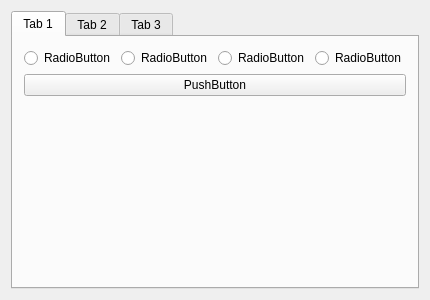
<?xml version="1.0" encoding="UTF-8"?>
<ui version="4.0">
 <class>Widget</class>
 <widget class="QWidget" name="Widget">
  <property name="geometry">
   <rect>
    <x>0</x>
    <y>0</y>
    <width>400</width>
    <height>300</height>
   </rect>
  </property>
  <property name="windowTitle">
   <string>Widget</string>
  </property>
  <layout class="QVBoxLayout" name="verticalLayout_2">
   <item>
    <widget class="QTabWidget" name="tabWidget">
     <property name="currentIndex">
      <number>0</number>
     </property>
     <widget class="QWidget" name="tab">
      <attribute name="title">
       <string>Tab 1</string>
      </attribute>
      <layout class="QVBoxLayout" name="verticalLayout_5">
       <item>
        <layout class="QVBoxLayout" name="verticalLayout_3">
         <item>
          <layout class="QHBoxLayout" name="horizontalLayout">
           <item>
            <widget class="QRadioButton" name="radioButton_4">
             <property name="text">
              <string>RadioButton</string>
             </property>
            </widget>
           </item>
           <item>
            <widget class="QRadioButton" name="radioButton_3">
             <property name="text">
              <string>RadioButton</string>
             </property>
            </widget>
           </item>
           <item>
            <widget class="QRadioButton" name="radioButton_2">
             <property name="text">
              <string>RadioButton</string>
             </property>
            </widget>
           </item>
           <item>
            <widget class="QRadioButton" name="radioButton">
             <property name="text">
              <string>RadioButton</string>
             </property>
            </widget>
           </item>
          </layout>
         </item>
         <item>
          <widget class="QPushButton" name="tab1Button">
           <property name="text">
            <string>PushButton</string>
           </property>
          </widget>
         </item>
         <item>
          <spacer name="verticalSpacer">
           <property name="orientation">
            <enum>Qt::Vertical</enum>
           </property>
           <property name="sizeHint" stdset="0">
            <size>
             <width>20</width>
             <height>40</height>
            </size>
           </property>
          </spacer>
         </item>
        </layout>
       </item>
      </layout>
     </widget>
     <widget class="QWidget" name="tab_2">
      <attribute name="title">
       <string>Tab 2</string>
      </attribute>
      <layout class="QVBoxLayout" name="verticalLayout_4">
       <item>
        <layout class="QVBoxLayout" name="verticalLayout">
         <item>
          <widget class="QPushButton" name="pushButton">
           <property name="text">
            <string>PushButton</string>
           </property>
          </widget>
         </item>
         <item>
          <widget class="QPushButton" name="pushButton_2">
           <property name="text">
            <string>PushButton</string>
           </property>
          </widget>
         </item>
         <item>
          <widget class="QPushButton" name="pushButton_4">
           <property name="text">
            <string>PushButton</string>
           </property>
          </widget>
         </item>
         <item>
          <spacer name="verticalSpacer_2">
           <property name="orientation">
            <enum>Qt::Vertical</enum>
           </property>
           <property name="sizeHint" stdset="0">
            <size>
             <width>20</width>
             <height>40</height>
            </size>
           </property>
          </spacer>
         </item>
        </layout>
       </item>
      </layout>
     </widget>
     <widget class="QWidget" name="tab_3">
      <attribute name="title">
       <string>Tab 3</string>
      </attribute>
      <layout class="QHBoxLayout" name="horizontalLayout_2">
       <item>
        <layout class="QVBoxLayout" name="verticalLayout_6">
         <item>
          <widget class="QListWidget" name="listWidget"/>
         </item>
         <item>
          <widget class="QPushButton" name="pushButton_5">
           <property name="text">
            <string>PushButton</string>
           </property>
          </widget>
         </item>
        </layout>
       </item>
      </layout>
     </widget>
    </widget>
   </item>
  </layout>
 </widget>
 <layoutdefault spacing="6" margin="11"/>
 <resources/>
 <connections/>
</ui>
